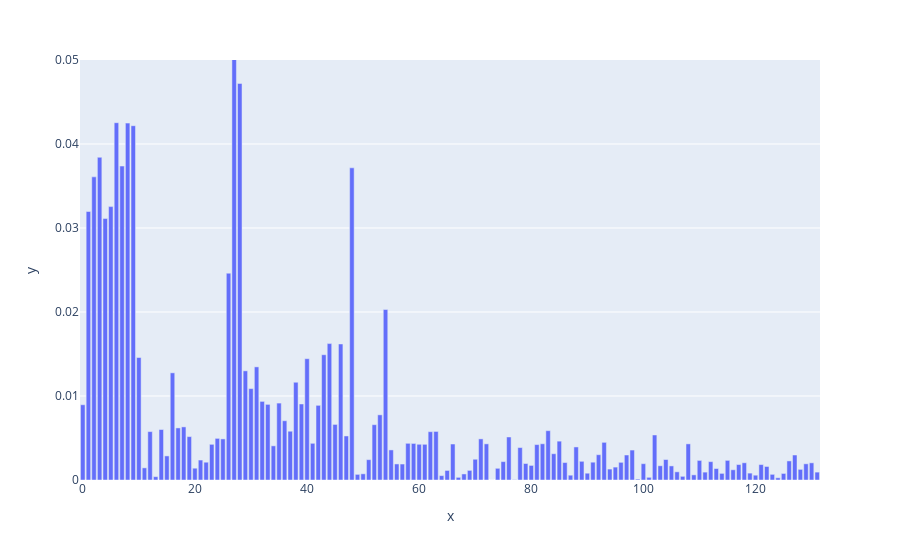

Here is the notebook cell this chart was saved with:
### Code cell
features = clf_rf.feature_importances_
# print(features)

# Create a bar chart to help with setting the threshold
fig = px.bar(x=list(range(len(features))), y=features, range_y=(0, 0.05) )
fig.show()

### Figure 1 — Plotly figure (JSON) as saved in the notebook; plotly's stock layout.template omitted (floating-point values rounded to 4 significant figures; data arrays with more than 128 entries replaced by an {"elided": "..."} marker saying what was removed)
{"data": [{"alignmentgroup": "True", "hovertemplate": "x=%{x}<br>y=%{y}<extra></extra>", "legendgroup": "", "marker": {"color": "#636efa", "pattern": {"shape": ""}}, "name": "", "offsetgroup": "", "orientation": "v", "showlegend": false, "textposition": "auto", "type": "bar", "x": {"elided": "132 int values"}, "xaxis": "x", "y": {"elided": "132 float values"}, "yaxis": "y"}], "layout": {"barmode": "relative", "legend": {"tracegroupgap": 0}, "margin": {"t": 60}, "xaxis": {"anchor": "y", "domain": [0, 1], "title": {"text": "x"}}, "yaxis": {"anchor": "x", "domain": [0, 1], "range": [0, 0.05], "title": {"text": "y"}}}}
